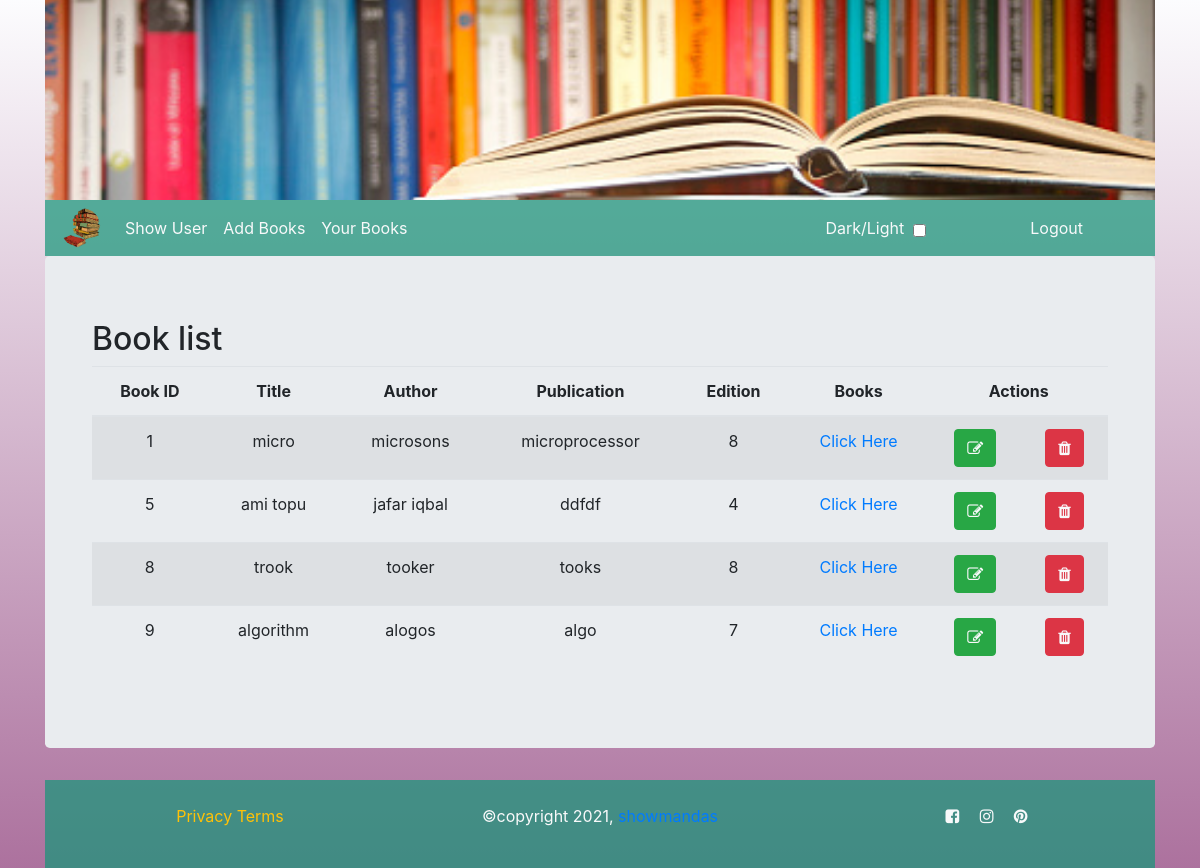
/admin/yourBooks.php (signed in), run on the app's committed database.
### tables this page shows
CREATE TABLE `rembook` (
  `id` int(11) NOT NULL,
  `title` varchar(255) NOT NULL,
  `author` varchar(255) NOT NULL,
  `publication` varchar(255) NOT NULL,
  `edition` int(255) NOT NULL,
  `files` varchar(255) NOT NULL
);

### admin/yourBooks.php (the view, shortened to what this page needs)
<!DOCTYPE html>
<html lang="en">
<head>
<link rel="stylesheet" href="https://maxcdn.bootstrapcdn.com/bootstrap/4.5.2/css/bootstrap.min.css">
<link rel="stylesheet" href="https://cdnjs.cloudflare.com/ajax/libs/font-awesome/4.7.0/css/font-awesome.min.css" />
<link rel="stylesheet" href="css/style.css">
</head>
<body style="background-image:linear-gradient(to bottom, rgba(245, 246, 252, 0.3), rgba(117, 19, 93, 0.6)),
    url('../images/bgimg.jpg');">
<div class="wrapper container">
  <?php
  include 'header.php'
  ?>
<?php
include 'nav.php';
?>
<div class="jumbotron">
<div class="container table-responsive-sm">
  <h2>Book list</h2>
  <table class="table table-striped table-hover text-center">
    <thead>
      <tr>
      <th>Book ID</th>
        <th>Title</th>
        <th>Author</th>
        <th>Publication</th>
        <th>Edition</th>
        <th>Books</th>
        <th colspan="2">Actions</th>
      </tr>
    </thead>
    <tbody>
    <?php
include "dbcon.php";
$sortquery="select * from rembook";
$q_run=mysqli_query($con,$sortquery);
if(mysqli_num_rows($q_run)>0){
  while($resShow=mysqli_fetch_array($q_run)){
    ?>
          <tr>
            <td><?php echo $resShow['id'];?></td>
            <td><?php echo $resShow['title'];?></td>
            <td><?php echo $resShow['author'];?></td>
            <td><?php echo $resShow['publication'];?></td>
            <td><?php echo $resShow['edition'];?></td>
            <td><a href="download.php?file=pdf/.<?php echo $resShow['files']; ?>" name="download">Click Here</a>
            <td> <a href="update.php?id=<?php echo $resShow['id'];?>" class="btn btn-success text-light"><i class="fa fa-pencil-square-o" aria-hidden="true"></i>
           </a> </td>
            <td> <a href="delete.php?id=<?php echo $resShow['id'];?>" class="btn btn-danger text-light"><i class="fa fa-trash" aria-hidden="true"></i>
           </a> </td>
           </tr>
      <?php
       }
}else{
  ?>
  <script>
alert("No record found");
  </script>
  <?php
}
  ?>
  </table>
</div>
</div>
<?php
include 'footer.php';
?>
</div>
</body>
</html>

### css/style.css (style rules this page uses)
* { margin: 0; padding: 0; box-sizing: border-box; }

### data on the page
rembook: id "1", title "micro", author "microsons", publication "microprocessor", edition "8"
rembook: id "5", title "ami topu", author "jafar iqbal", publication "ddfdf", edition "4"
rembook: id "8", title "trook", author "tooker", publication "tooks", edition "8"
rembook: id "9", title "algorithm", author "alogos", publication "algo", edition "7"
